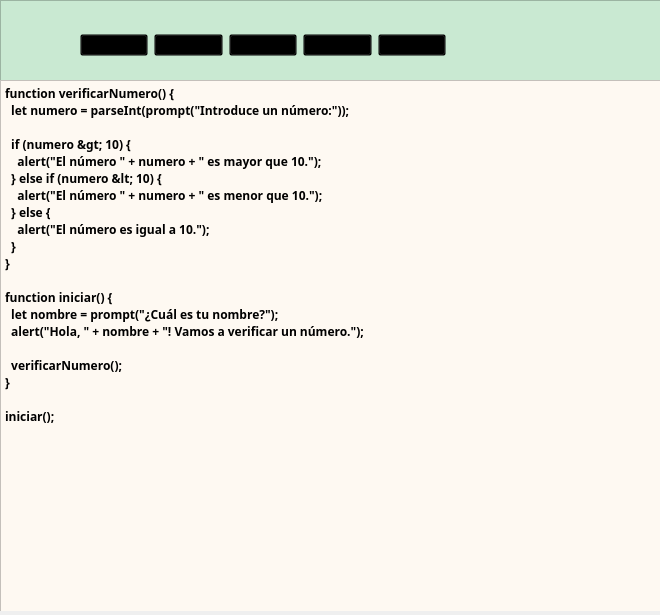
<?xml version="1.0" encoding="UTF-8"?>
<ui version="4.0">
 <class>Form</class>
 <widget class="QWidget" name="Form">
  <property name="geometry">
   <rect>
    <x>0</x>
    <y>0</y>
    <width>660</width>
    <height>615</height>
   </rect>
  </property>
  <property name="windowTitle">
   <string>Form</string>
  </property>
  <widget class="QFrame" name="frame">
   <property name="geometry">
    <rect>
     <x>0</x>
     <y>0</y>
     <width>661</width>
     <height>81</height>
    </rect>
   </property>
   <property name="styleSheet">
    <string notr="true">background-color: rgb(201, 233, 210)</string>
   </property>
   <property name="frameShape">
    <enum>QFrame::StyledPanel</enum>
   </property>
   <property name="frameShadow">
    <enum>QFrame::Raised</enum>
   </property>
   <widget class="QLabel" name="label">
    <property name="geometry">
     <rect>
      <x>10</x>
      <y>10</y>
      <width>61</width>
      <height>61</height>
     </rect>
    </property>
    <property name="styleSheet">
     <string notr="true">border-radius: 5px;</string>
    </property>
    <property name="text">
     <string/>
    </property>
    <property name="pixmap">
     <pixmap resource="../src/iconos.qrc">:/icons/icons/logo-logicflow.png</pixmap>
    </property>
    <property name="scaledContents">
     <bool>true</bool>
    </property>
   </widget>
   <widget class="QWidget" name="horizontalLayoutWidget">
    <property name="geometry">
     <rect>
      <x>80</x>
      <y>10</y>
      <width>366</width>
      <height>71</height>
     </rect>
    </property>
    <layout class="QHBoxLayout" name="horizontalLayout">
     <item>
      <widget class="QPushButton" name="btnExportar">
       <property name="styleSheet">
        <string notr="true">background-color: rgba(0,0,0,0);</string>
       </property>
       <property name="text">
        <string/>
       </property>
       <property name="icon">
        <iconset resource="../src/iconos.qrc">
         <normaloff>:/icons/icons/documento.png</normaloff>:/icons/icons/documento.png</iconset>
       </property>
       <property name="iconSize">
        <size>
         <width>80</width>
         <height>80</height>
        </size>
       </property>
      </widget>
     </item>
     <item>
      <widget class="QPushButton" name="btnCorrer">
       <property name="styleSheet">
        <string notr="true">background-color: rgba(0,0,0,0);</string>
       </property>
       <property name="text">
        <string/>
       </property>
       <property name="icon">
        <iconset resource="../src/iconos.qrc">
         <normaloff>:/icons/icons/boton-de-play.png</normaloff>:/icons/icons/boton-de-play.png</iconset>
       </property>
       <property name="iconSize">
        <size>
         <width>50</width>
         <height>50</height>
        </size>
       </property>
      </widget>
     </item>
     <item>
      <widget class="QPushButton" name="btnParar">
       <property name="styleSheet">
        <string notr="true">background-color: rgba(0,0,0,0);</string>
       </property>
       <property name="text">
        <string/>
       </property>
       <property name="icon">
        <iconset resource="../src/iconos.qrc">
         <normaloff>:/icons/icons/detener.png</normaloff>:/icons/icons/detener.png</iconset>
       </property>
       <property name="iconSize">
        <size>
         <width>50</width>
         <height>50</height>
        </size>
       </property>
      </widget>
     </item>
     <item>
      <widget class="QPushButton" name="btnAumentar">
       <property name="styleSheet">
        <string notr="true">background-color: rgba(0,0,0,0);</string>
       </property>
       <property name="text">
        <string/>
       </property>
       <property name="icon">
        <iconset resource="../src/iconos.qrc">
         <normaloff>:/icons/icons/acercarse.png</normaloff>:/icons/icons/acercarse.png</iconset>
       </property>
       <property name="iconSize">
        <size>
         <width>50</width>
         <height>50</height>
        </size>
       </property>
      </widget>
     </item>
     <item>
      <widget class="QPushButton" name="btnReducir">
       <property name="styleSheet">
        <string notr="true">background-color: rgba(0,0,0,0);</string>
       </property>
       <property name="text">
        <string/>
       </property>
       <property name="icon">
        <iconset resource="../src/iconos.qrc">
         <normaloff>:/icons/icons/alejar.png</normaloff>:/icons/icons/alejar.png</iconset>
       </property>
       <property name="iconSize">
        <size>
         <width>50</width>
         <height>50</height>
        </size>
       </property>
      </widget>
     </item>
    </layout>
   </widget>
  </widget>
  <widget class="QFrame" name="frame_Codigo">
   <property name="geometry">
    <rect>
     <x>-10</x>
     <y>80</y>
     <width>681</width>
     <height>531</height>
    </rect>
   </property>
   <property name="styleSheet">
    <string notr="true">background-color: rgb(254, 249, 242);</string>
   </property>
   <property name="frameShape">
    <enum>QFrame::StyledPanel</enum>
   </property>
   <property name="frameShadow">
    <enum>QFrame::Raised</enum>
   </property>
   <widget class="QPlainTextEdit" name="plainTextEdit">
    <property name="geometry">
     <rect>
      <x>10</x>
      <y>0</y>
      <width>661</width>
      <height>541</height>
     </rect>
    </property>
    <property name="font">
     <font>
      <family>Fira Code SemiBold</family>
      <bold>true</bold>
     </font>
    </property>
    <property name="plainText">
     <string>function verificarNumero() {
  let numero = parseInt(prompt(&quot;Introduce un número:&quot;));
  
  if (numero &gt; 10) {
    alert(&quot;El número &quot; + numero + &quot; es mayor que 10.&quot;);
  } else if (numero &lt; 10) {
    alert(&quot;El número &quot; + numero + &quot; es menor que 10.&quot;);
  } else {
    alert(&quot;El número es igual a 10.&quot;);
  }
}

function iniciar() {
  let nombre = prompt(&quot;¿Cuál es tu nombre?&quot;);
  alert(&quot;Hola, &quot; + nombre + &quot;! Vamos a verificar un número.&quot;);
  
  verificarNumero();
}

iniciar();
</string>
    </property>
   </widget>
  </widget>
 </widget>
 <resources>
  <include location="../src/iconos.qrc"/>
 </resources>
 <connections/>
</ui>
